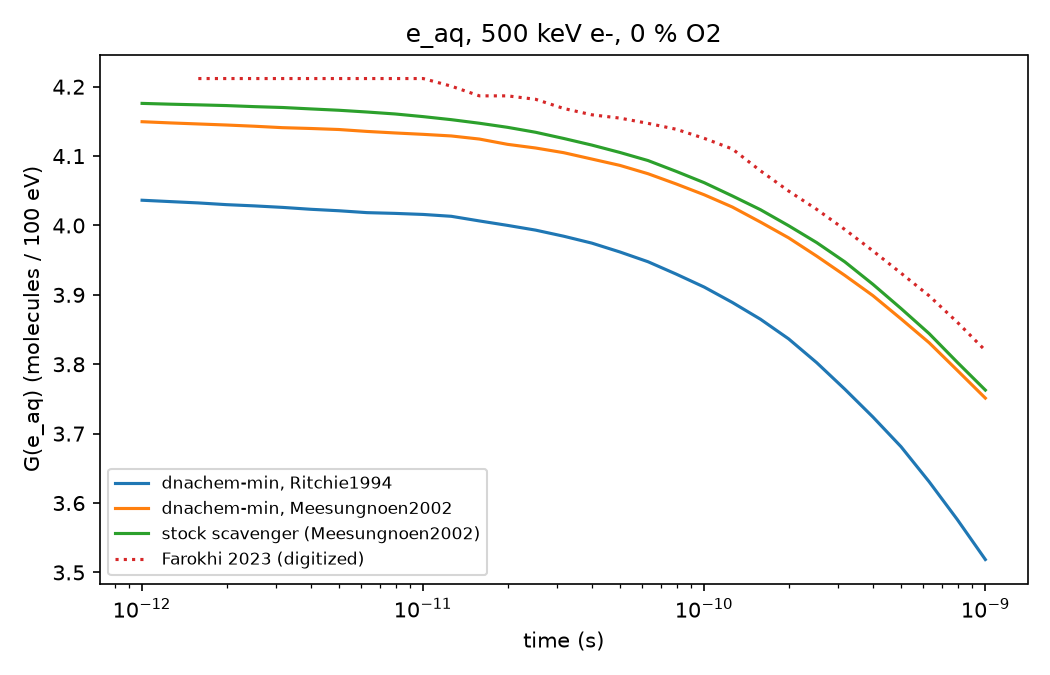

Reproduce this figure in Python.
"""e_aq G(t) at 0 % O2, 500 keV e-: why dnachem-min was ~3.4 % below Farokhi at 1 ps.

Sources (all in the repo, no simulation re-run):
  - Ritchie1994  : column IRT_syn of ../simulation_vs_literature_comparison.csv (e_aq, O2_pct 0)
  - Meesungnoen  : data/meesungnoen_eaq.csv (this macro: beam_farokhi_electron_o2_0pct_meesungnoen.in)
  - stock        : data/stock_scavenger_eaq.csv (unmodified Geant4 11.4.1 scavenger example)
  - Farokhi      : hand-digitized Fig. 5, column Farokhi of the comparison CSV (+-0.1-0.2 reading error)

To rebuild data/meesungnoen_eaq.csv from a sim output directory:
  python eaq_1ps_gap.py --from-ntuple <dir>/Species_nt_species.csv

Writes eaq_1ps_gap.png and eaq_1ps_gap.md next to itself.
"""
import argparse
import csv
import math
import os

import matplotlib
matplotlib.use("Agg")
import matplotlib.pyplot as plt

HERE = os.path.dirname(os.path.abspath(__file__))
COMPARISON = os.path.join(HERE, "..", "simulation_vs_literature_comparison.csv")
MEESUNGNOEN = os.path.join(HERE, "data", "meesungnoen_eaq.csv")
STOCK = os.path.join(HERE, "data", "stock_scavenger_eaq.csv")
T_MAX = 1.0e-9
FINDING = """## Finding

The 3.3 % gap to the stock Geant4-DNA `scavenger` example (and 4 % to Farokhi) was mostly the electron solvation subtype:
dnachem-min's Farokhi macros set `Ritchie1994`, the example sets `Meesungnoen2002`. With `Meesungnoen2002`
(`macro/beam_farokhi_electron_o2_0pct_meesungnoen.in`, 250 events, eLossMin 12.5 keV) dnachem-min is 0.6 % below the stock run,
inside the 1 % target, and 1.5 % below the digitized Farokhi value, inside its reading error. The remainder is consistent with
the B1A1 autoionisation probability (0.55 stock vs 0.50 option1), see `dissociation_channels_comparison.md`; it was not isolated.
Boscolo (4.49) comes from a different code and is not a target.
"""


def from_ntuple(path):
    """e_aq mean G and SEM per recorded time (ns -> s) from a Species_nt_species.csv."""
    rows = []
    for line in open(path):
        if line.startswith("#") or "e_aq" not in line:
            continue
        f = line.split(",")
        n, t_ns, s, s2 = int(f[2]), float(f[4]), float(f[5]), float(f[6])
        mean = s / n
        var = (s2 - n * mean * mean) / (n - 1)
        rows.append((t_ns * 1e-9, mean, math.sqrt(var / n), n))
    rows.sort()
    return rows


def read_csv(path, tcol, gcol, ecol=None):
    out = []
    for r in csv.DictReader(open(path)):
        t = float(r[tcol])
        out.append((t, float(r[gcol]), float(r[ecol]) if ecol else float("nan")))
    return out


def comparison_column(col):
    out = []
    for r in csv.DictReader(open(COMPARISON)):
        if r["species"] == "e_aq" and float(r["O2_pct"]) == 0.0 and r[col] != "":
            t = float(r["time_s"])
            if t <= T_MAX * 1.01:
                out.append((t, float(r[col]), float("nan")))
    return out


def at_1ps(series):
    return min(series, key=lambda x: abs(math.log10(x[0]) + 12))


def main():
    ap = argparse.ArgumentParser()
    ap.add_argument("--from-ntuple")
    args = ap.parse_args()
    if args.from_ntuple:
        with open(MEESUNGNOEN, "w", newline="") as fh:
            w = csv.writer(fh)
            w.writerow(["time_s", "G_eaq_per_100eV", "SEM", "n_events"])
            for t, g, e, n in from_ntuple(args.from_ntuple):
                w.writerow([f"{t:.6e}", f"{g:.6f}", f"{e:.6f}", n])

    series = {
        "dnachem-min, Ritchie1994": comparison_column("IRT_syn"),
        "dnachem-min, Meesungnoen2002": read_csv(MEESUNGNOEN, "time_s", "G_eaq_per_100eV", "SEM"),
        "stock scavenger (Meesungnoen2002)": read_csv(STOCK, "time_s", "G_eaq_per_100eV", "SEM"),
        "Farokhi 2023 (digitized)": comparison_column("Farokhi"),
    }
    stock_1ps = at_1ps(series["stock scavenger (Meesungnoen2002)"])[1]

    fig, ax = plt.subplots(figsize=(7, 4.5))
    for name, s in series.items():
        s = [x for x in s if x[0] <= T_MAX * 1.01]
        ax.plot([x[0] for x in s], [x[1] for x in s], label=name,
                linestyle=":" if "Farokhi" in name else "-")
    ax.set_xscale("log")
    ax.set_xlabel("time (s)")
    ax.set_ylabel("G(e_aq) (molecules / 100 eV)")
    ax.set_title("e_aq, 500 keV e-, 0 % O2")
    ax.legend(fontsize=8)
    fig.tight_layout()
    fig.savefig(os.path.join(HERE, "eaq_1ps_gap.png"), dpi=150)

    lines = ["# e_aq G at 1 ps, 500 keV e-, 0 % O2", "",
             "| Source | G(1 ps) | SEM | vs stock |", "|---|---|---|---|"]
    for name, s in series.items():
        t, g, e = at_1ps(s)
        sem = "" if math.isnan(e) else f"{e:.3f}"
        lines.append(f"| {name} | {g:.3f} | {sem} | {100 * (g - stock_1ps) / stock_1ps:+.1f} % |")
        print(f"{name:40s} G(1 ps)={g:.3f} {sem} ({100 * (g - stock_1ps) / stock_1ps:+.1f} % vs stock)")
    lines += ["", "Farokhi's digitized value carries a reading error of about 0.1-0.2 G units (about 3.5 %).",
              "![e_aq](eaq_1ps_gap.png)", "", FINDING]
    open(os.path.join(HERE, "eaq_1ps_gap.md"), "w").write("\n".join(lines))


if __name__ == "__main__":
    main()
